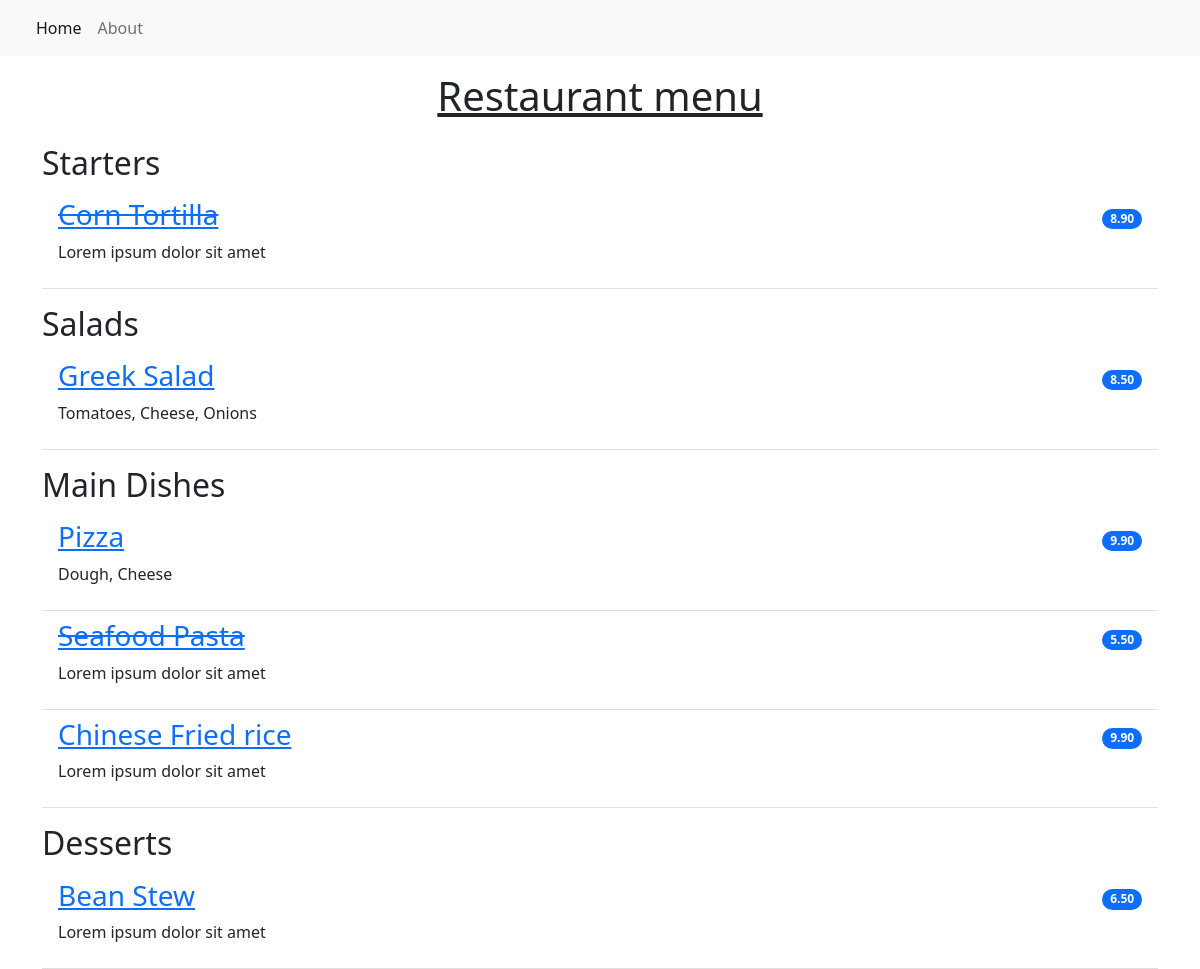
The page / on the database its author committed.
### restaurant_menu/models.py (models this page shows, shortened)
class Item(models.Model):
    meal = models.CharField(max_length=1000, unique=True) # Makes each meal unique and no recurrence
    description = models.CharField(max_length=2000)
    price = models.DecimalField(max_digits=10,decimal_places=2)
    meal_type = models.CharField(max_length=200, choices=MEAL_TYPE)
    author = models.ForeignKey(User, on_delete=models.PROTECT)
    status = models.IntegerField(choices=STATUS, default=1)
    date_created = models.DateTimeField(auto_now_add=True) # Records timestamp
    date_updated = models.DateTimeField(auto_now=True)     # Records when the item is updated

### restaurant_menu/views.py (the view)
# urls.py: path('', views.MenuList.as_view(), name="home"),
class MenuList(generic.ListView):
    queryset = Item.objects.order_by("date_created")
    template_name = "index.html"
    def get_context_data(self, **kwargs):
        context = super().get_context_data(**kwargs)
        context["meals"] = MEAL_TYPE
        return context

### templates/index.html (shortened to what this page needs)
{% extends 'base.html'  %}
{% block content %}
<div class="container">
  <h1 class="text-center pt-3"> <u> Restaurant menu</u> </h1>
  <ul class = "list-group list-group-flush">
    {% for meal in meals %}
    <h2 class="pt-3">{{ meal.1 }}</h2>
    {% for m in item_list %}
    {% if m.meal_type == meal.0 %}
    {% if m.status == 0 %}
    <li class="list-group-item d-flex justify-content-between align-items-center border-0 pb-0">
      <a href = "{% url 'menu_item' m.pk %}"><h3><s>{{ m.meal }}</s></h3></a>
      <span class="badge bg-primary rounded-pill">{{m.price}}</span>
    </li>
    <li class = "list-group-item pt-0">
      <p> {{ m.description }}</p>
    </li>
    {% else %}
    <li class="list-group-item d-flex justify-content-between align-items-center border-0 pb-0">
      <a href = "{% url 'menu_item' m.pk %}"><h3>{{ m.meal }}</h3></a>
       <span class="badge bg-primary rounded-pill">{{m.price}}</span>
    </li>
    <li class = "list-group-item pt-0"
    </li>
    <p> {{ m.description }}</p>
    </li>
    {% endif %}
    {% endif %}
    {% endfor %}
    {% endfor %}
    {% endblock content %}

### templates/base.html (shortened to what this page needs)
<!DOCTYPE html>
<html lang="en">
    <head>
        <link href="https://cdn.jsdelivr.net/npm/bootstrap@5.2.0-beta1/dist/css/bootstrap.min.css" rel="stylesheet">
    </head>
    <body>
        <nav class="navbar navbar-expand-lg bg-light">
            <div class="container-fluid">
                <div class="collapse navbar-collapse" id="navbarNav">
                    <ul class="navbar-nav">
                         <li class="nav-item">
                            <a class="nav-link active" aria-current="page" href="{% url 'home' %}">Home</a>
                        </li>
                        <li class="nav-item">
                            <a class="nav-link" aria-current="page" href="{% url 'about' %}">About</a>
                        </li>
                    </ul>
                </div>
            </div>
        </nav>
        {% block content %}
        {% endblock content %}
    </body>
</html>

### rows shown on the page
Item: meal "Corn Tortilla", price "8.90", description "Lorem ipsum dolor sit amet"
Item: meal "Greek Salad", price "8.50", description "Tomatoes, Cheese, Onions"
Item: meal "Pizza", price "9.90", description "Dough, Cheese"
Item: meal "Seafood Pasta", price "5.50", description "Lorem ipsum dolor sit amet"
Item: meal "Chinese Fried rice", price "9.90", description "Lorem ipsum dolor sit amet"
Item: meal "Bean Stew", price "6.50", description "Lorem ipsum dolor sit amet"

### other values the page prints
{{ meal.1 }} "Starters" "Salads" "Main Dishes" "Desserts"
